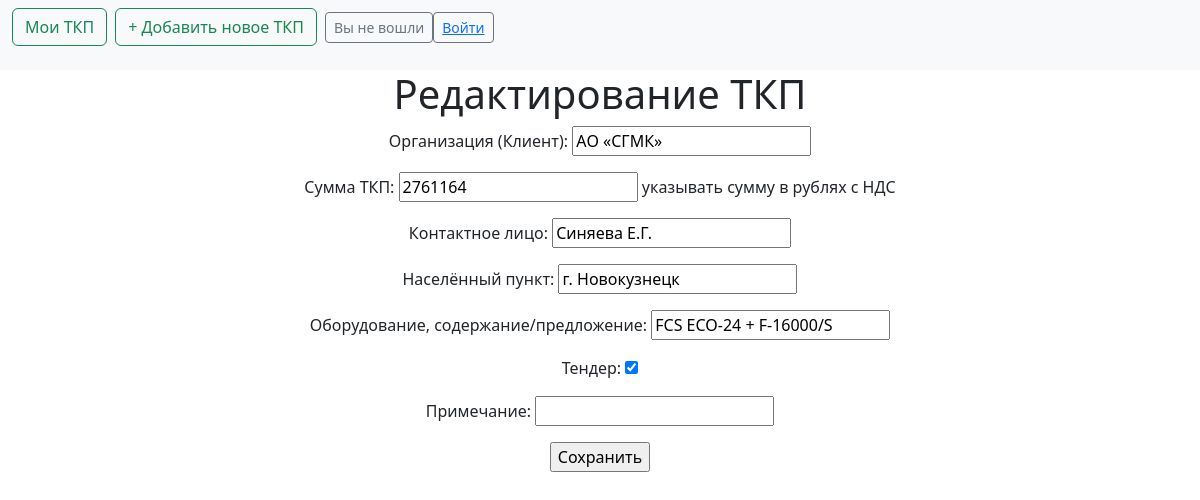
Screenshot of /tkp/8/edit/ with the database file from the repository.
### sales/models.py (models this page shows, shortened)
class Tkp_new(models.Model):
    unique_id_tkp = models.UUIDField(default=uuid.uuid4, editable=False, unique=True)
    title = models.CharField("Организация (Клиент)", max_length=200)
    data_create_tkp = models.DateField("Дата ТКП", default=date.today)
    time_update_tkp = models.DateTimeField(auto_now=True)
    summa_tkp = models.PositiveSmallIntegerField("Сумма ТКП", default=0, help_text="указывать сумму в рублях с НДС")
    kontakt_tkp = models.CharField("Контактное лицо", max_length=200)
    city_client = models.CharField("Населённый пункт", max_length=200)
    description_tkp = models.CharField("Оборудование, содержание/предложение", max_length=200)
    tender_tkp = models.BooleanField("Тендер", default=False)
    notes_tkp = models.CharField("Примечание", max_length=200, blank=True, default='')
    author = models.ForeignKey(
        'auth.User',
        on_delete=models.CASCADE,
    )
    members = models.ManyToManyField(User, related_name="members", blank=True)

### sales/views.py (the view)
# urls.py: path('tkp/<int:pk>/edit/', TkpUpdateView.as_view(), name='tkp_edit'),
class TkpUpdateView(UpdateView):
    model = Tkp_new
    template_name = 'tkp_new_update_form.html'
    fields = ['title',
              'summa_tkp',
              'kontakt_tkp',
              'city_client',
              'description_tkp',
              'tender_tkp',
              'notes_tkp',
              'slug'
              ]
    template_name_suffix = '_update_form'

### templates/tkp_new_update_form.html
{% extends 'base.html' %}
{% block content %}
    <h1>Редактирование ТКП</h1>
<form method="post">{% csrf_token %}
      {{ form.as_p }}
    <input type="submit" value="Сохранить" />
</form>
{% endblock content %}

### rows the page displays
Tkp_new: title "АО «СГМК»", summa_tkp "2761164", kontakt_tkp "Синяева Е.Г.", city_client "г. Новокузнецк", description_tkp "FCS ECO-24 + F-16000/S", tender_tkp "☑"
